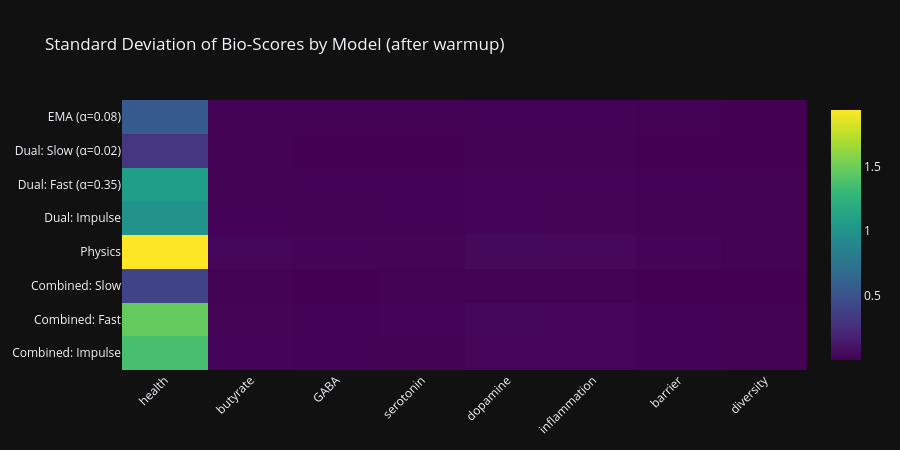

Notebook cell for this chart:
### Markdown cell above
---
## Final Comparison: Variability Across All Models

### Code cell
warmup = 100

models = {
    'EMA (α=0.08)': bio_ema,
    'Dual: Slow (α=0.02)': bio_slow,
    'Dual: Fast (α=0.35)': bio_fast,
    'Dual: Impulse': bio_impulse,
    'Physics': bio_phys,
    'Combined: Slow': bio_comb_slow,
    'Combined: Fast': bio_comb_fast,
    'Combined: Impulse': bio_comb_impulse,
}

summary = pd.DataFrame()
for model_name, bio_data in models.items():
    for i, dim in enumerate(BIO_NAMES):
        data = bio_data[warmup:, i]
        summary.loc[model_name, f'{dim}_std'] = data.std()
        summary.loc[model_name, f'{dim}_range'] = data.max() - data.min()
        summary.loc[model_name, f'{dim}_iqr'] = np.percentile(data, 75) - np.percentile(data, 25)

std_cols = [c for c in summary.columns if c.endswith('_std')]
std_df = summary[std_cols].copy()
std_df.columns = [c.replace('_std', '') for c in std_df.columns]

fig = px.imshow(std_df.values, x=list(std_df.columns), y=list(std_df.index),
    color_continuous_scale='Viridis', aspect='auto',
    title='Standard Deviation of Bio-Scores by Model (after warmup)',
    template=PLOTLY_DARK, width=900, height=450)
fig.update_layout(xaxis_tickangle=-45)
fig.show()

print('Standard deviation comparison (higher = more AV variety):')
print(std_df.round(5).to_string())

### Figure 1 — Plotly figure (JSON) as saved in the notebook; plotly's stock layout.template omitted (floating-point values rounded to 4 significant figures)
{"data": [{"coloraxis": "coloraxis", "hovertemplate": "x: %{x}<br>y: %{y}<br>color: %{z}<extra></extra>", "name": "0", "type": "heatmap", "x": ["health", "butyrate", "GABA", "serotonin", "dopamine", "inflammation", "barrier", "diversity"], "xaxis": "x", "y": ["EMA (α=0.08)", "Dual: Slow (α=0.02)", "Dual: Fast (α=0.35)", "Dual: Impulse", "Physics", "Combined: Slow", "Combined: Fast", "Combined: Impulse"], "yaxis": "y", "z": [[0.5563, 0.008258, 0.005559, 0.006824, 0.01225, 0.01229, 0.005597, 0.00243], [0.3099, 0.004361, 0.002771, 0.003892, 0.00658, 0.006831, 0.002884, 0.001443], [1.09, 0.01619, 0.01097, 0.013, 0.02444, 0.02299, 0.01098, 0.004904], [0.9968, 0.01486, 0.01012, 0.01184, 0.02244, 0.02091, 0.01009, 0.004777], [1.94, 0.02818, 0.01667, 0.02193, 0.04399, 0.03995, 0.01684, 0.009105], [0.3927, 0.005748, 0.003588, 0.004806, 0.008705, 0.009008, 0.003693, 0.001811], [1.474, 0.02204, 0.01439, 0.01693, 0.03374, 0.03155, 0.01457, 0.00663], [1.365, 0.02044, 0.01336, 0.0156, 0.03132, 0.02904, 0.0135, 0.006575]]}], "layout": {"coloraxis": {"colorscale": [[0.0, "#440154"], [0.1111, "#482878"], [0.2222, "#3e4989"], [0.3333, "#31688e"], [0.4444, "#26828e"], [0.5556, "#1f9e89"], [0.6667, "#35b779"], [0.7778, "#6ece58"], [0.8889, "#b5de2b"], [1.0, "#fde725"]]}, "height": 450, "title": {"text": "Standard Deviation of Bio-Scores by Model (after warmup)"}, "width": 900, "xaxis": {"anchor": "y", "domain": [0.0, 1.0], "tickangle": -45}, "yaxis": {"anchor": "x", "autorange": "reversed", "domain": [0.0, 1.0]}}}
